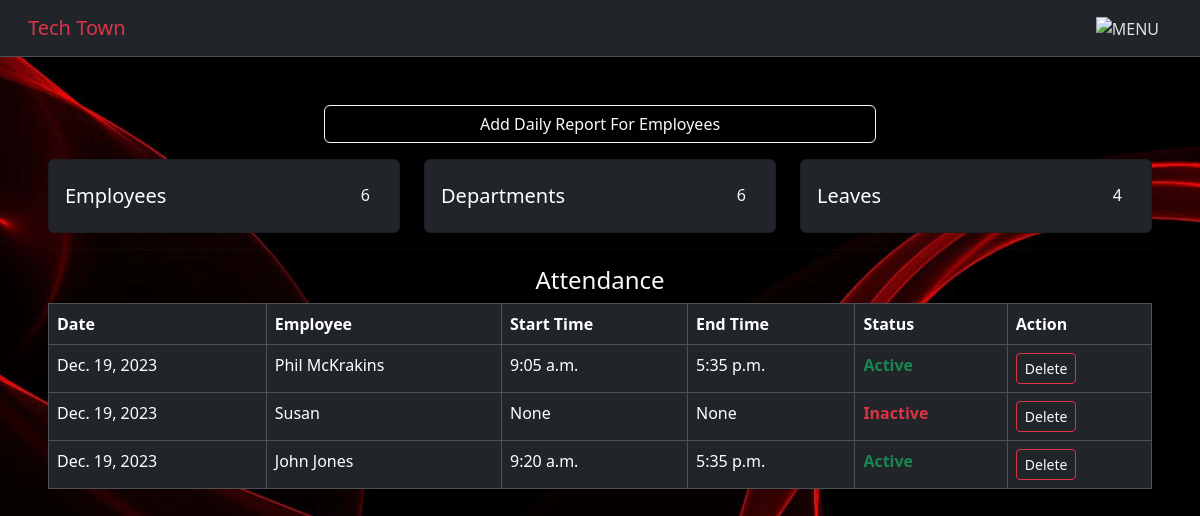
The page /home/ (signed in) on the database its author committed.
### TechTown/models.py (models this page shows, shortened)
class EmployeeAttendance(models.Model):
    employee = models.ForeignKey('Employee', on_delete=models.CASCADE)
    date = models.DateField(default=date.today)
    start_time = models.TimeField(blank=True,null=True)
    end_time = models.TimeField(blank=True,null=True)
    status = models.BooleanField(default=False)

class Employee(models.Model):
    image = models.ImageField(blank=True)
    name = models.CharField(max_length=40)
    dept = models.ForeignKey('Department', on_delete=models.CASCADE)
    role = models.ForeignKey('Position', on_delete=models.CASCADE)
    email = models.CharField(max_length=40)
    phone = models.CharField(max_length=30)
    birthday = models.DateField()
    address = models.TextField()
    salary = models.IntegerField()
    hired_date = models.DateField()

### TechTown/views.py (the view, shortened to what this page needs)
# urls.py: 2. Add a URL to urlpatterns:  path('', views.home, name='home')
@login_required
def home(request):
    emp = Employee.objects.all()
    attendance = EmployeeAttendance.objects.all()
    department = Department.objects.all()
    leave = Leave.objects.all()
    return render(request, 'home.html',{'emp':emp,'attendance':attendance,'department':department,'leave':leave})

### TechTown/templates/home.html (shortened to what this page needs)
{% extends 'base.html' %}
{% block body %}
{% load static %}
<div class="container-fluid p-5">
    <div class="d-grid gap-2 col-6 mx-auto">
      <button type="button" class="btn btn-outline-light" data-bs-toggle="modal" data-bs-target="#dailyreport">
        Add Daily Report For Employees
      </button>
    </div>
<div class="row">
    <div class="col-sm-4">
      <div class="card text-bg-dark mt-3">
        <div class="card-body d-flex justify-content-between">
          <h5 class="card-title text-center mt-2">Employees</h5>
          <a href="/emp/list/" class="btn btn-outline-dark text-light">{{emp.count}}</a>
        </div>
      </div>
    </div>
    <div class="col-sm-4">
        <div class="card text-bg-dark mt-3">
          <div class="card-body d-flex justify-content-between">
            <h5 class="card-title text-center mt-2">Departments</h5>
            <a href="/dandp/list/" class="btn btn-outline-dark text-light">{{department.count}}</a>
          </div>
        </div>
      </div>
    <div class="col-sm-4">
        <div class="card text-bg-dark mt-3">
          <div class="card-body d-flex justify-content-between">
            <h5 class="card-title text-center mt-2">Leaves</h5>
            <a href="/leaves/" class="btn btn-outline-dark text-light">{{leave.count}}</a>
          </div>
        </div>
    </div>
</div><hr>
  <h4 class="text-center text-light mt-3 mb-2">Attendance</h4>
  <table class="table table-bordered table-hover table-dark">
    <thead>
      <tr>
        <th class="mx-auto">Date</th>
        <th class="mx-auto">Employee</th>
        <th class="mx-auto">Start Time</th>
        <th class="mx-auto">End Time</th>
        <th class="mx-auto">Status</th>
        <th class="mx-auto">Action</th>
      </tr>
    </thead>
    <tbody>
      {% for atd in attendance %}
      <tr>
        <td>{{atd.date}}</td>
        <td>{{atd.employee.name}}</td>
        <td>{{atd.start_time}}</td>
        <td>{{atd.end_time}}</td>
        {% if atd.status == True %}
          <td class="text-success"><b>Active</b></td>
        {% endif %}
        {% if atd.status == False %}
          <td class="text-danger"><b>Inactive</b></td>
        {% endif %}
        <td>
          <a href="/attd/del/{{atd.id}}/" class="btn btn-sm btn-outline-danger text-light">Delete</a>
        </td>
      </tr>
      {% endfor %}
    </tbody>
  </table>
</div>
{% endblock %}

### rows shown on the page
EmployeeAttendance: date "Dec. 19, 2023", employee.name "Phil McKrakins", start_time "9:05 a.m.", end_time "5:35 p.m.", status "Active"
EmployeeAttendance: date "Dec. 19, 2023", employee.name "Susan", start_time "None", end_time "None", status "Inactive"
EmployeeAttendance: date "Dec. 19, 2023", employee.name "John Jones", start_time "9:20 a.m.", end_time "5:35 p.m.", status "Active"

### other values the page prints
{{ emp.count }} "6"
{{ department.count }} "6"
{{ leave.count }} "4"
